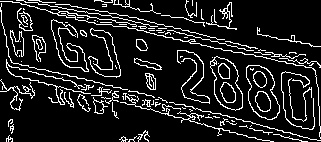
#> input picture Warp/edges-50-150.jpg, 321 x 142 px; its folder holds only this picture in this run
$ python warp.py
#> lines starting #> are read from the running program, lines starting #| are printed output that depends on the picture; after the words box and inside, x2 and y2 are one past the last pixel; in counts of white or black regions, pixels touching at a corner belong together
#> further down, img is the input picture: shape (142, 321, 3); min 0, max 255, mean 32.5
import numpy as np
from matplotlib import pyplot as plt
import cv2
import glob
import time
from imutils import perspective
import sys
import imutils

def warp(img,box):
    #print(np.round(box))
    pt_A,pt_D,pt_C,pt_B = box
    width_AD = np.sqrt(((pt_A[0] - pt_D[0]) ** 2) + ((pt_A[1] - pt_D[1]) ** 2))
    width_BC = np.sqrt(((pt_B[0] - pt_C[0]) ** 2) + ((pt_B[1] - pt_C[1]) ** 2))
    maxWidth = max(int(width_AD), int(width_BC))


    height_AB = np.sqrt(((pt_A[0] - pt_B[0]) ** 2) + ((pt_A[1] - pt_B[1]) ** 2))
    height_CD = np.sqrt(((pt_C[0] - pt_D[0]) ** 2) + ((pt_C[1] - pt_D[1]) ** 2))
    maxHeight = max(int(height_AB), int(height_CD))

    input_pts = np.float32([pt_A, pt_B, pt_C, pt_D])
    output_pts = np.float32([[0, 0],
                            [0, maxHeight - 1],
                            [maxWidth - 1, maxHeight - 1],
                            [maxWidth - 1, 0]])

    input_pts = np.float32([pt_A, pt_B, pt_C, pt_D])
    output_pts = np.float32([[0, 0],
                            [0, maxHeight - 1],
                            [maxWidth - 1, maxHeight - 1],
                            [maxWidth - 1, 0]])
    M = cv2.getPerspectiveTransform(input_pts,output_pts)
    out = cv2.warpPerspective(img,M,(maxWidth, maxHeight),flags=cv2.INTER_LINEAR)
    #resized = cv2.resize(out,(maxWidth*2,maxHeight*2))
    #cv2.imshow("out",resized)
    #cv2.waitKey()
    return out

def detect_tilt(dst,orig):
    # get largest contour, use top two points as reference for rotation
    # pass canny


    contours,_ = cv2.findContours(dst, cv2.RETR_EXTERNAL, cv2.CHAIN_APPROX_SIMPLE)
    recs = []
    areas = {}
    max_area = 0
    c = None
    height,width = dst.shape
    areas =[]
    for cnt in contours:
        area = cv2.contourArea(cnt)
        areas.append(area)
    cnts_index = np.argsort(areas)

    c = contours[cnts_index[-1]]
    i = 2
    while True:
        if len(cnts_index)>=i and cv2.contourArea(c)<(height*width*0.35):
            c2 = contours[cnts_index[-i]]
            c = np.concatenate((c,c2),axis=0)
            i+=1
        else:break
    conts = orig.copy()
    cv2.drawContours(conts,c,-1,(255,0,255),2)
    fig.add_subplot(rows, columns,6)
    plt.imshow(conts, cmap="gray")
    plt.title("contours")
    # c = max(edge_contours)
    #x, y, w, h = cv2.boundingRect(c)

    # calculate angle to rotate image

    rect = cv2.minAreaRect(c) # rect[2] contains angle
    box = cv2.boxPoints(rect)


    y_sorted = box[np.argsort(box[:, 1]), :]
    tp_cs = np.sort(y_sorted[2:], axis=0)
    angle = abs(rect[-1])


    box_ = perspective.order_points(box)
    return (angle, c,box_)

def rotate_image(image, angle):
  image_center = tuple(np.array(image.shape[1::-1]) / 2)
  rot_mat = cv2.getRotationMatrix2D(image_center, angle, 1.0)
  result = cv2.warpAffine(image, rot_mat, image.shape[1::-1], flags=cv2.INTER_LINEAR)
  return result

def warp_plate(orig,gray_thresh = 150,angle_thresh = 10):

    #print(orig.shape)

#> called with gray_thresh = 150, angle_thresh = 10
    img = orig.copy()
    #img[img<60]=0
    #brightness
    value = 75

    hsv = cv2.cvtColor(img, cv2.COLOR_BGR2HSV)
#> hsv: shape (142, 321, 3); mean H, S, V 0, 0, 32.5
    h, s, v = cv2.split(hsv)
#> h: shape (142, 321); every value is 0

    lim = 255 - value
    v[v > lim] = 255
#> v: shape (142, 321); min 0, max 255, mean 32.6
    v[v <= lim] += value
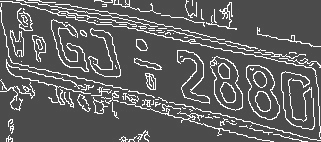
#> v: shape (142, 321); min 75, max 255, mean 98.1

    final_hsv = cv2.merge((h, s, v))
#> final_hsv: shape (142, 321, 3); mean H, S, V 0, 0, 98.1
    final_hsv[final_hsv<60]=0
    img = cv2.cvtColor(final_hsv, cv2.COLOR_HSV2BGR)

    #blur
    blur = cv2.GaussianBlur(orig.copy(),(1,1),1)

    grayImage = cv2.cvtColor(blur, cv2.COLOR_BGR2GRAY)
    grayImage[grayImage<120] = 0
    fig.add_subplot(rows, columns,2)
    plt.imshow(grayImage, cmap="gray")
    plt.title("gray")

    # [4 lines of commented-out code are left out]


    canny = cv2.Canny(grayImage, 255, 255)
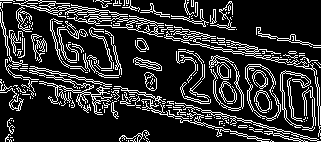
#> canny: shape (142, 321); 18.5% white in thin lines or dots
    fig.add_subplot(rows, columns,3)
    plt.imshow(canny, cmap="gray")
    plt.title("canny")

    kernal = np.ones((3,3))
    dil = cv2.dilate(canny,kernal,iterations=1)
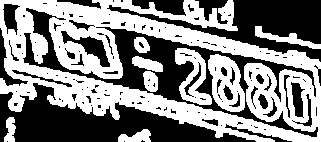
#> dil: shape (142, 321); 51.6% white; 139 black regions (104 under 20 px)
    fig.add_subplot(rows, columns,4)
    plt.imshow(dil, cmap="gray")
    plt.title("dilated")

    angle, c,box = detect_tilt(dil,orig)
#> in detect_tilt, `contours,_ = cv2.findContours(dst, cv2.RETR_EXTERNAL, cv2.CHAIN_APPROX..`: contours = 4 contours; box (x1, y1, x2, y2) and area: (0, 0, 321, 142) 31106, (255, 26, 321, 49) 364, (118, 129, 151, 142) 236, (4, 117, 16, 142) 170
#> the loop in detect_tilt, `for cnt in contours:` made 4 passes
#> area on passes 1 to 4: 236, 170.5, 363.5, 31106.5
#> after the loop in detect_tilt, `for cnt in contours:`: areas = [236, 170.5, 363.5, 31106.5]
#> in detect_tilt, `cnts_index = np.argsort(areas)`: cnts_index = [1, 0, 2, 3]
#> in detect_tilt, `c = contours[cnts_index[-1]]`: c = contour of 626 points, box (x1, y1, x2, y2) (0, 0, 321, 142), area 31106
#> after the loop in detect_tilt, `while True:`: i = 2
#> in detect_tilt, `cv2.drawContours(conts,c,-1,(255,0,255),2)`:
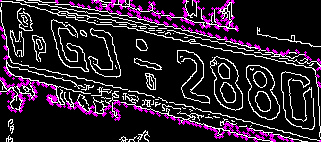
#> conts: shape (142, 321, 3); 5.02% of pixels changed, all inside (x1, y1, x2, y2) = (0, 0, 321, 142)
#> in detect_tilt, `rect = cv2.minAreaRect(c)`: rect = ((160, 70.5), (141, 320), -90)
#> in detect_tilt, `box = cv2.boxPoints(rect)`: box = [[320, 141], [-4.32e-15, 141], [0, 0], [320, 0]]
#> in detect_tilt, `y_sorted = box[np.argsort(box[:, 1]), :]`: y_sorted = [[320, 0], [0, 0], [-4.32e-15, 141], [320, 141]]
#> in detect_tilt, `tp_cs = np.sort(y_sorted[2:], axis=0)`: tp_cs = [[-4.32e-15, 141], [320, 141]]
#> in detect_tilt, `angle = abs(rect[-1])`: angle = 90
#> in detect_tilt, `box_ = perspective.order_points(box)`: box_ = [[0, 0], [320, 0], [320, 141], [-4.32e-15, 141]]
#> angle = 90; box = [[0, 0], [320, 0], [320, 141], [-4.32e-15, 141]]
    fig.add_subplot(rows, columns,5)
    plt.imshow(orig, cmap="gray")
    plt.title("orig after")


    #print(angle)
    #detected angle being more than 60-70 degrees is not considered

    #if abs(angle)>-1 and abs(angle)<80:
    out = warp(orig,box)
#> in warp, `pt_A,pt_D,pt_C,pt_B = box`: pt_A = [0, 0]; pt_D = [320, 0]; pt_C = [320, 141]; pt_B = [-4.32e-15, 141]
#> in warp, `width_AD = np.sqrt(((pt_A[0] - pt_D[0]) ** 2) + ((pt_A[1] - pt_D[1]) *..`: width_AD = 320
#> in warp, `height_AB = np.sqrt(((pt_A[0] - pt_B[0]) ** 2) + ((pt_A[1] - pt_B[1]) ..`: height_AB = 141
#> in warp, `input_pts = np.float32([pt_A, pt_B, pt_C, pt_D])`: input_pts = [[0, 0], [-4.32e-15, 141], [320, 141], [320, 0]]
#> in warp, `output_pts = np.float32([[0, 0], [0, maxHeight - 1], [maxWidth - 1, ma..`: output_pts = [[0, 0], [0, 140], [319, 140], [319, 0]]
#> in warp, `M = cv2.getPerspectiveTransform(input_pts,output_pts)`: M = [[0.997, 3.05e-17, 0], [5.9e-18, 0.993, 0], [0, 9.57e-20, 1]]
#> in warp, `out = cv2.warpPerspective(img,M,(maxWidth, maxHeight),flags=cv2.INTER_..`:
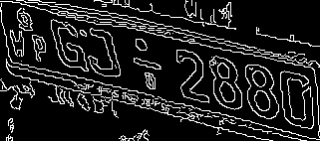
#> out: shape (141, 320, 3); min 0, max 255, mean 32.5
    fig.add_subplot(rows, columns,7)
    plt.imshow(out, cmap="gray")
    plt.title("out")
    #cv2.imshow("c",thresh)
    #print(angle,box[i])
    #cv2.waitKey()

    return out
    #return orig

if __name__ == '__main__':
    imgs = glob.glob("D:\Internship\warp\*.jpg")
    print(len(imgs))
    for img in imgs:
        print(img)
        try:
            fig = plt.figure(figsize=(6, 6))
            columns = 3
            rows = 3
            img = cv2.imread(img)
            fig.add_subplot(rows, columns,1)
            plt.imshow(img, cmap="gray")
            plt.title("img")
            out= warp_plate(img)
            # cv2.imshow("orig",img)
            plt.show()
            # cv2.imshow("out",out)
            # cv2.waitKey()
        except KeyboardInterrupt:sys.exit()
        except:
            print(sys.exc_info())
            pass
